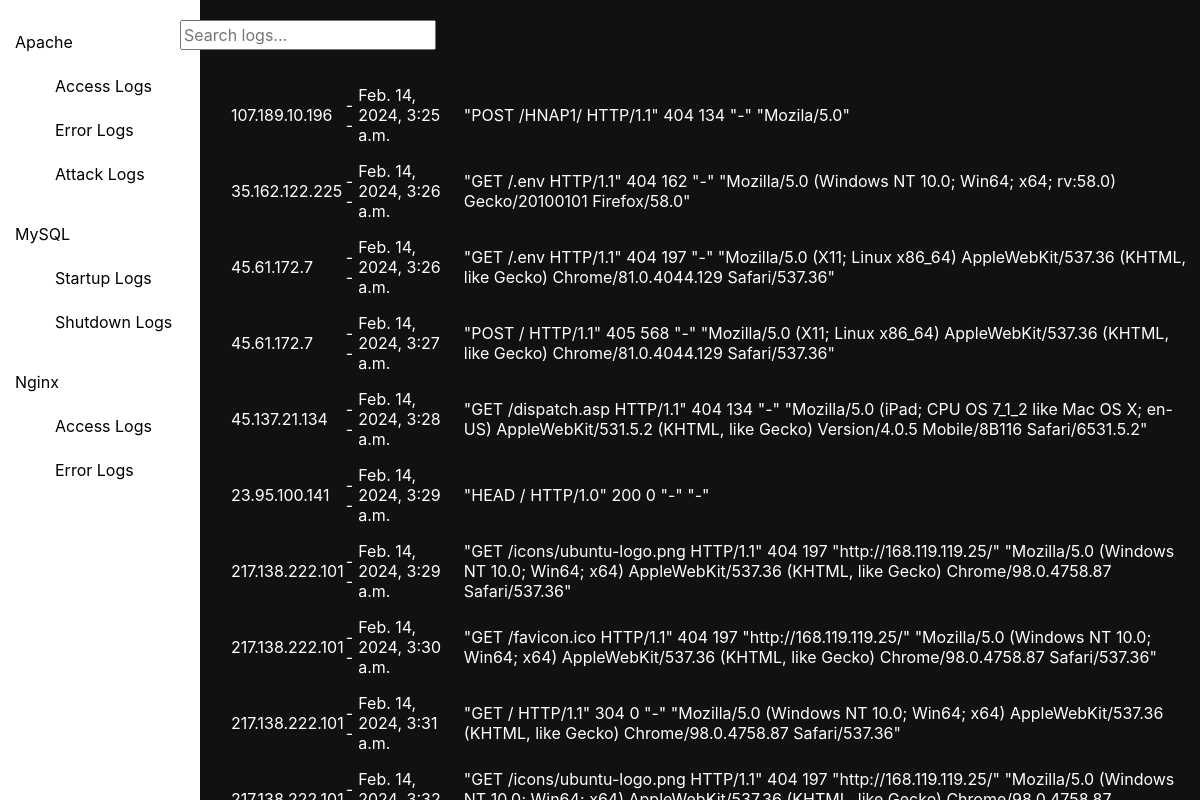
Screenshot of /nginx_logs with the database file from the repository.
### log_app/models.py (models this page shows, shortened)
class NginxLogs(models.Model):
    message = models.TextField()
    service = models.CharField(max_length=100)
    created_at = models.DateTimeField(auto_now_add=True)

### log_app/views.py (the view)
# urls.py: path('nginx_logs', views.nginx_logs, name='nginx_logs'),
def nginx_logs(request):
    logs = NginxLogs.objects.all()
    page = Paginator(logs,10)
    page_list = request.GET.get('page')
    page = page.get_page(page_list)
    context = {
        'page': page,
    }
    return render(request, "nginx.html", context)

### templates/nginx.html (shortened to what this page needs)
<!DOCTYPE>
<html lang="en">
    <head>
        <link rel="stylesheet" href="https://cdn.jsdelivr.net/npm/bootstrap@4.0.0/dist/css/bootstrap.min.css">
    </head>
    <body>
        <div class="container">
            <div class="row">
                <div class="col-md-4">
                    <div class="sidebar">
                        <a href="apache" onclick="loadLogs('apache')">Apache</a>
                        <ul>
                            <a href="apache_access_logs" onclick="loadLogs('apache_access_logs')">Access Logs</a>
                            <a href="apache_error_logs" onclick="loadLogs('apache_error_logs')">Error Logs</a>
                            <a href="apache_attack_logs" onclick="loadLogs('apache_attack_logs')">Attack Logs</a>
                        </ul>
                        <a href="mysql_logs" onclick="loadLogs('mysql_logs')">MySQL</a>
                        <ul>
                            <a href="mysql_startup_logs" onclick="loadLogs('mysql_startup_logs')">Startup Logs</a>
                            <a href="mysql_shutdown_logs" onclick="loadLogs('mysql_shutdown_logs')">Shutdown Logs</a>
                        </ul>
                        <a href="nginx_logs" onclick="loadLogs('nginx_logs')">Nginx</a>
                        <ul>
                            <a href="nginx_access_logs" onclick="loadLogs('nginx_access_logs')">Access Logs</a>
                            <a href="nginx_error_logs" onclick="loadLogs('nginx_error_logs')">Error Logs</a>
                        </ul>
                    </div>
                </div>
                <div class="col-md-8">
                    <div class="search">
                        <input type="text" placeholder="Search logs...">
                        <div class="content">
                        <table>
                            <tbody>
                            {% for log in page %}
                                <tr>
                                    <td>{{log.service}}</td>
                                    <td>--</td>
                                    <td>{{log.created_at}}</td>
                                    <td>{{log.message}}</td>
                                </tr>
                            {% endfor %}
                            </tbody>
                        </table>
                            </div>
                    </div>
                </div>
            </div>
        </div>
    </body>
</html>

### templates/nginx.html (style rules this page uses)
body { background-color: #111; }
.sidebar { height: 100%; width: 200px; position: fixed; top: 0; left: 0; background-color: white; overflow-x: hidden; padding-top: 20px; }
.sidebar a { padding: 10px 15px; text-decoration: none; font-size: 16px; color: black; display: block; }
.search { top: 0; left: 15%; color: #111; position: fixed; overflow-x: hidden; padding-top: 20px; }
.content { padding-top: 20px; padding-left: 50px; }
.content table td { color: white; padding-top: 15px; }

### rows the page displays
NginxLogs: service "107.189.10.196", created_at "Feb. 14, 2024, 3:25 a.m.", message "\"POST /HNAP1/ HTTP/1.1\" 404 134 \"-\" \"Mozila/5.0\""
NginxLogs: service "35.162.122.225", created_at "Feb. 14, 2024, 3:26 a.m.", message "\"GET /.env HTTP/1.1\" 404 162 \"-\" \"Mozilla/5.0 (Windows NT 10.0; Win64; x64; rv:58.0) Gecko/20100101 Firefox/58.0\""
NginxLogs: service "45.61.172.7", created_at "Feb. 14, 2024, 3:26 a.m.", message "\"GET /.env HTTP/1.1\" 404 197 \"-\" \"Mozilla/5.0 (X11; Linux x86_64) AppleWebKit/537.36 (KHTML, like Gecko) Chrome/81.0.4044.129 Safari/537.36\""
NginxLogs: service "45.61.172.7", created_at "Feb. 14, 2024, 3:27 a.m.", message "\"POST / HTTP/1.1\" 405 568 \"-\" \"Mozilla/5.0 (X11; Linux x86_64) AppleWebKit/537.36 (KHTML, like Gecko) Chrome/81.0.4044.129 Safari/537.36\""
NginxLogs: service "45.137.21.134", created_at "Feb. 14, 2024, 3:28 a.m.", message "\"GET /dispatch.asp HTTP/1.1\" 404 134 \"-\" \"Mozilla/5.0 (iPad; CPU OS 7_1_2 like Mac OS X; en-US) AppleWebKit/531.5.2 (KHTML, like Gecko) Version/4.0.5 Mobile/8B116 Safari/6531.5.2\""
NginxLogs: service "23.95.100.141", created_at "Feb. 14, 2024, 3:29 a.m.", message "\"HEAD / HTTP/1.0\" 200 0 \"-\" \"-\""
NginxLogs: service "217.138.222.101", created_at "Feb. 14, 2024, 3:29 a.m.", message "\"GET /icons/ubuntu-logo.png HTTP/1.1\" 404 197 \"http://168.119.119.25/\" \"Mozilla/5.0 (Windows NT 10.0; Win64; x64) AppleWebKit/537.36 (KHTML, like Gecko) Chrome/98.0.4758.87 Safari/537.36\""
NginxLogs: service "217.138.222.101", created_at "Feb. 14, 2024, 3:30 a.m.", message "\"GET /favicon.ico HTTP/1.1\" 404 197 \"http://168.119.119.25/\" \"Mozilla/5.0 (Windows NT 10.0; Win64; x64) AppleWebKit/537.36 (KHTML, like Gecko) Chrome/98.0.4758.87 Safari/537.36\""
NginxLogs: service "217.138.222.101", created_at "Feb. 14, 2024, 3:31 a.m.", message "\"GET / HTTP/1.1\" 304 0 \"-\" \"Mozilla/5.0 (Windows NT 10.0; Win64; x64) AppleWebKit/537.36 (KHTML, like Gecko) Chrome/98.0.4758.87 Safari/537.36\""
NginxLogs: created_at "Feb. 14,…", message "\"GET /icons/ubuntu-logo.png HTTP/1.1\" 404 197 \"http://168.119.119.25/\" \"Mozilla/5.0 (Windows…"
